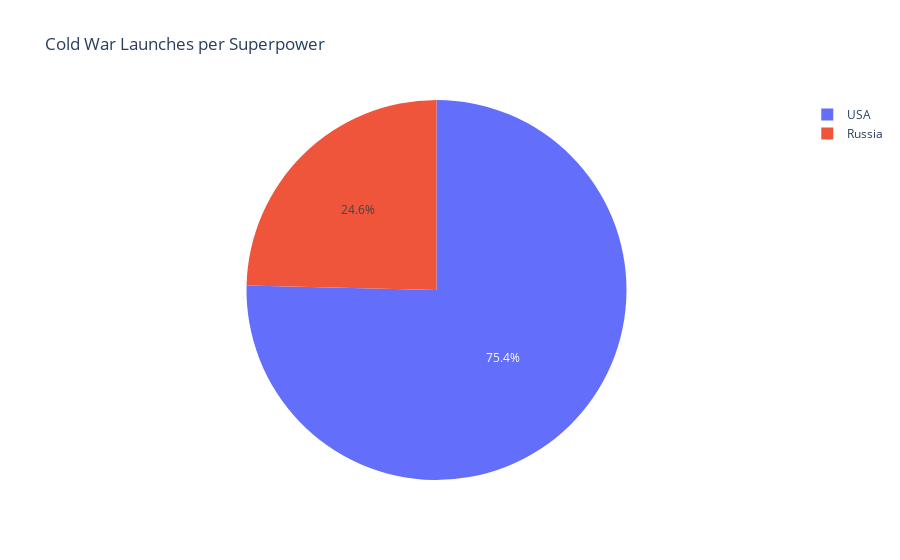

Notebook code cell kept with this figure:
### Code cell
import plotly.express as px


fig = px.pie(powers_by_year, values='Launches', names='Country', title='Cold War Launches per Superpower')
fig.show()

### Figure 1 — Plotly figure (JSON) as saved in the notebook; plotly's stock layout.template omitted (floating-point values rounded to 4 significant figures)
{"data": [{"domain": {"x": [0, 1], "y": [0, 1]}, "hovertemplate": "Country=%{label}<br>Launches=%{value}<extra></extra>", "labels": ["Russia", "USA", "Russia", "USA", "Russia", "USA", "USA", "Russia", "USA", "Russia", "USA", "Russia", "Russia", "USA", "USA", "Russia", "USA", "Russia", "USA", "Russia", "Russia", "USA", "Russia", "USA", "Russia", "USA", "USA", "Russia", "USA", "Russia", "USA", "Russia", "USA", "Russia", "USA", "Russia", "USA", "Russia", "USA", "Russia", "Russia", "USA", "USA", "Russia", "USA", "Russia", "USA", "Russia", "USA", "Russia", "USA", "Russia", "USA", "Russia", "USA", "Russia", "Russia", "USA", "USA", "Russia", "USA", "Russia", "USA", "Russia", "USA", "Russia", "Russia", "USA"], "legendgroup": "", "name": "", "showlegend": true, "type": "pie", "values": [0, 34, 1, 35, 2, 36, 37, 3, 38, 4, 39, 5, 6, 40, 41, 7, 42, 8, 43, 9, 10, 44, 11, 45, 12, 46, 47, 13, 48, 14, 49, 15, 50, 16, 51, 17, 52, 18, 53, 19, 20, 54, 55, 21, 56, 22, 57, 23, 58, 24, 59, 25, 60, 26, 61, 27, 28, 62, 63, 29, 64, 30, 65, 31, 66, 32, 33, 67]}], "layout": {"legend": {"tracegroupgap": 0}, "title": {"text": "Cold War Launches per Superpower"}}}
